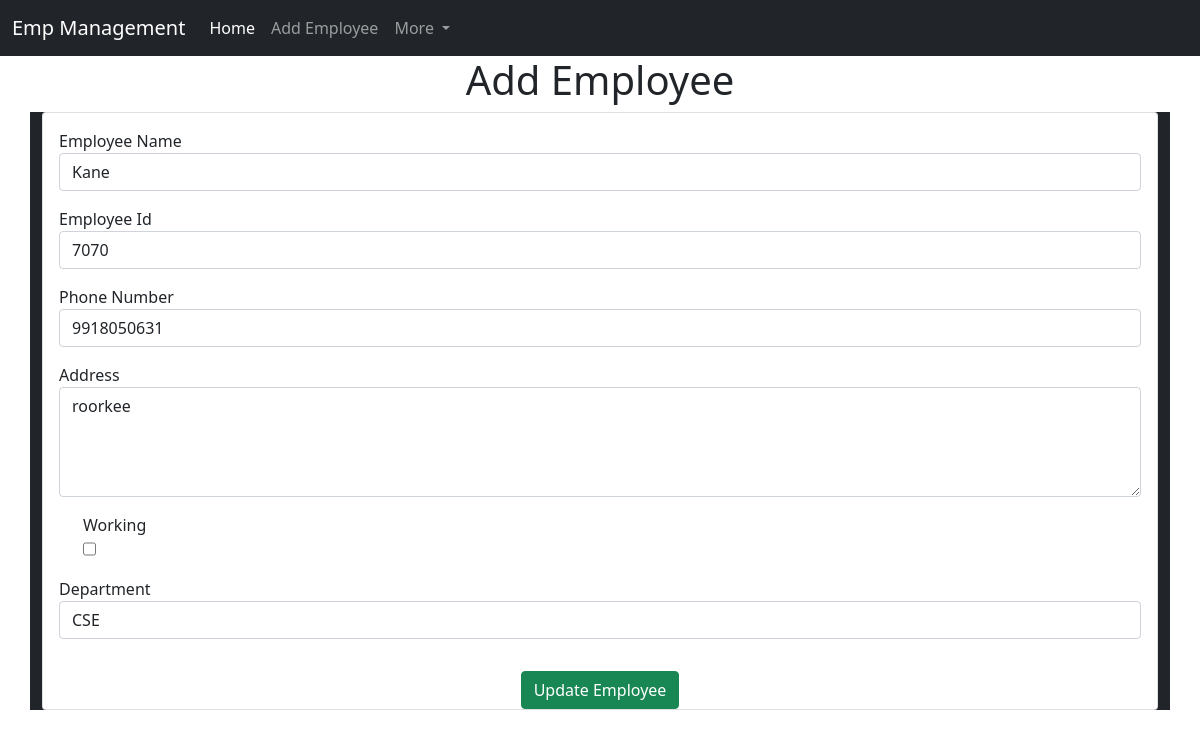
Screenshot of /emp/update-emp/7 with the database file from the repository.
### emp/models.py (models this page shows)
class Emp(models.Model):
    name=models.CharField(max_length=200)
    emp_id=models.CharField(max_length=200)
    phone=models.CharField(max_length=10)
    address=models.CharField(max_length=150)
    working=models.BooleanField(default=True)
    department=models.CharField(max_length=20)

### emp/views.py (the view)
# urls.py: path("update-emp/<int:emp_id>",update_emp)
def update_emp(request, emp_id):
    emp = Emp.objects.get(pk=emp_id)
    return render(request, "emp/update_emp.html", {'emp': emp})

### templates/emp/update_emp.html (shortened to what this page needs)
<!doctype html>
<html lang="en">
<head>
    <link href="https://cdn.jsdelivr.net/npm/bootstrap@5.0.2/dist/css/bootstrap.min.css" rel="stylesheet"
>
</head>
<body>
    {% include 'emp/navbar.html' %}
    <h1 class="text-center">Add Employee</h1>
    <div class="container  bg-dark">
        <div class="row">
            <div class="col-md-12">
                <div class="card">
                    <div class="card-body">
                        <form action="/emp/add-emp" method="POST">
                            <div class="mb-3">
                                <label for="name">Employee Name</label>
                                <input id="name" name="emp_name" type="text" value="{{emp.name}}" class="form-control"
                                    placeholder="Enter employee name">
                            </div>
                            <div class="mb-3">
                                <label for="id">Employee Id</label>
                                <input id="id" type="text" name="emp_id" value="{{emp.emp_id}}" class="form-control"
                                    placeholder="Enter employee id">
                            </div>
                            <div class="mb-3">
                                <label for="phone">Phone Number</label>
                                <input id="phone" type="tel" name="emp_phone" class="form-control"
                                    placeholder="Enter employee phone number" value="{{emp.phone}}">
                            </div>
                            <div class="mb-3">
                                <label for="working">Address</label>
                                <textarea id="address" type="text" name="emp_address" rows="4" cols="50"
                                    class="form-control">{{emp.address}}</textarea>
                            </div>
                            <div class="mb-3 form-check">
                                <label for="working">Working</label>
                                <input id="working" type="checkbox" name="emp_working" class="form-check"
                                    value="{{emp.working}}">
                            </div>
                            <div class="mb-3">
                                <label for="department">Department</label>
                                <select value="{{emp.department}}" id="department" class="form-control"
                                    name="emp_department">
                                    <option value="CSE">CSE</option>
                                </select>
                            </div>
                    </div>
                    <div class="container text-center">
                        <button class="btn  btn-success">
                            Update Employee
                        </button>
                    </div>
                </div>
            </div>
        </div>
    </div>
</body>
</html>

### rows the page displays
Emp: emp_name "Kane", emp_id "7070", emp_phone "9918050631", emp_address "roorkee", emp_department "CSE"
